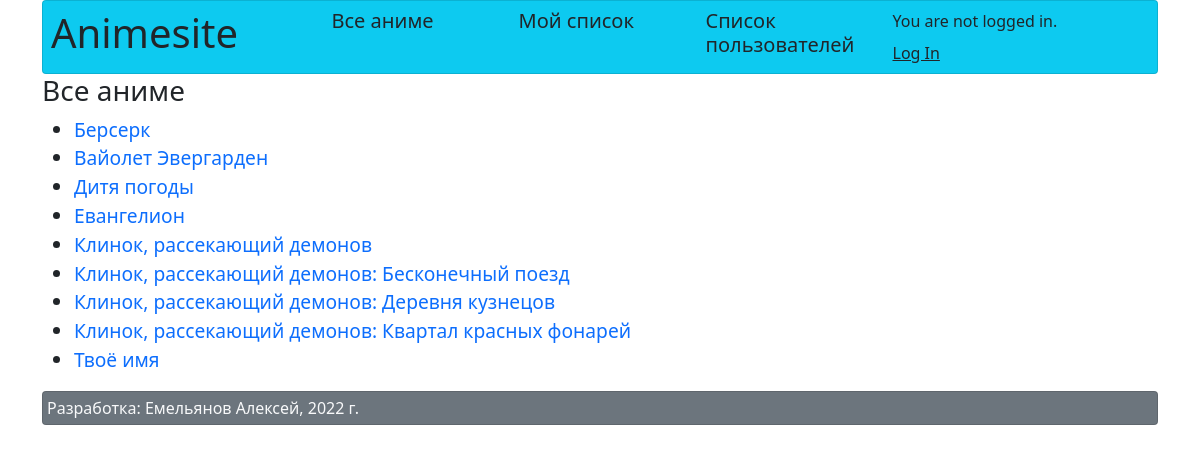
/anime/all, run on the app's committed database.
### anime/models.py (models this page shows, shortened)
class Anime(models.Model):
    title = models.CharField(max_length=100)
    director = models.ForeignKey(Director, on_delete=models.CASCADE)
    studio = models.ForeignKey(Studio, on_delete=models.CASCADE)
    release_date = models.DateTimeField('release_date')
    image = models.FileField(upload_to="", blank=True, null=True)
    viewers = models.ManyToManyField(User, null=True, blank=True)
    description = models.CharField(max_length=3000, blank=True, null=True)
    link = models.CharField(max_length=1000, blank=True, null=True)

### anime/views.py (the view)
# urls.py: path('anime/all', views.AnimeAllListView.as_view(), name='all_anime'),
class AnimeAllListView(ListView):
    model = Anime
    template_name = 'anime/anime_all.html'
    def get_ordering(self):
        return 'title'

### templates/anime/anime_all.html (shortened to what this page needs)
{% extends 'base.html' %}
{% load static %}
{% block content %}
    <h3>Все аниме</h3>
    <ul>
        {% for anime in object_list %}
            <big><li><a class="text-decoration-none" href="{% url 'anime:anime_info' anime.id %}">{{ anime.title }}</a></li></big>
        {% endfor %}
    </ul>
{% endblock %}

### data on the page
Anime: title "Берсерк"
Anime: title "Вайолет Эвергарден"
Anime: title "Дитя погоды"
Anime: title "Евангелион"
Anime: title "Клинок, рассекающий демонов"
Anime: title "Клинок, рассекающий демонов: Бесконечный поезд"
Anime: title "Клинок, рассекающий демонов: Деревня кузнецов"
Anime: title "Клинок, рассекающий демонов: Квартал красных фонарей"
Anime: title "Твоё имя"
